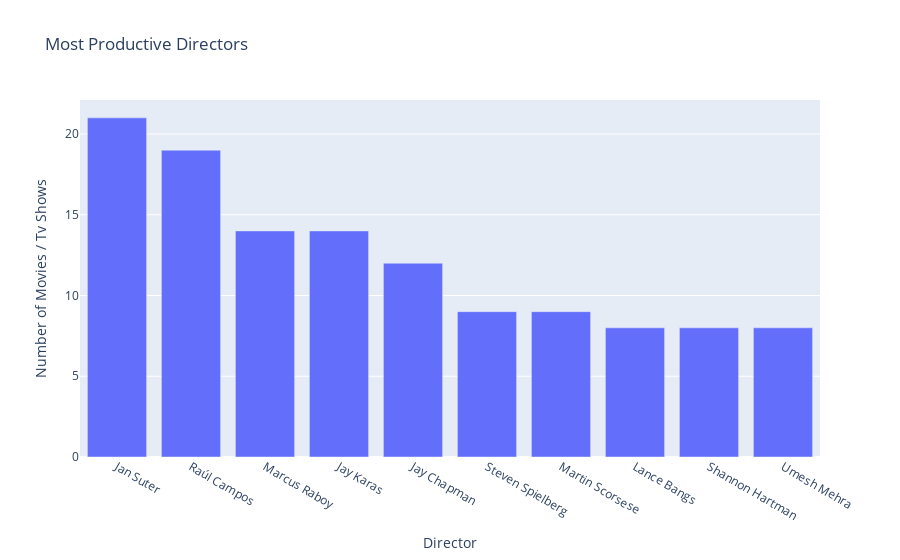

This figure's notebook cell:
### Code cell
fig = px.bar(df,x=to_1D(df['director']).value_counts(sort=True).iloc[1:11].index, y=to_1D(df['director']).value_counts(sort=True).iloc[1:11].values, labels={
    'x' : 'Director',
    'y' : 'Number of Movies / Tv Shows'
},
title = 'Most Productive Directors')
fig.show()

### Figure 1 — Plotly figure (JSON) as saved in the notebook; plotly's stock layout.template omitted (floating-point values rounded to 4 significant figures)
{"data": [{"alignmentgroup": "True", "hovertemplate": "Director=%{x}<br>Number of Movies / Tv Shows=%{y}<extra></extra>", "legendgroup": "", "marker": {"color": "#636efa"}, "name": "", "offsetgroup": "", "orientation": "v", "showlegend": false, "textposition": "auto", "type": "bar", "x": ["Jan Suter", "Raúl Campos", "Marcus Raboy", "Jay Karas", "Jay Chapman", "Steven Spielberg", "Martin Scorsese", "Lance Bangs", "Shannon Hartman", "Umesh Mehra"], "xaxis": "x", "y": [21, 19, 14, 14, 12, 9, 9, 8, 8, 8], "yaxis": "y"}], "layout": {"barmode": "relative", "legend": {"tracegroupgap": 0}, "title": {"text": "Most Productive Directors"}, "xaxis": {"anchor": "y", "domain": [0, 1], "title": {"text": "Director"}}, "yaxis": {"anchor": "x", "domain": [0, 1], "title": {"text": "Number of Movies / Tv Shows"}}}}
